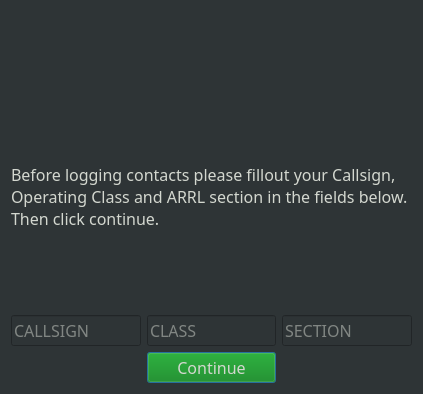
<?xml version="1.0" encoding="UTF-8"?>
<ui version="4.0">
 <class>Dialog</class>
 <widget class="QDialog" name="Dialog">
  <property name="geometry">
   <rect>
    <x>0</x>
    <y>0</y>
    <width>423</width>
    <height>394</height>
   </rect>
  </property>
  <property name="windowTitle">
   <string>Enter Callsign Etc.</string>
  </property>
  <property name="styleSheet">
   <string notr="true">background-color: rgb(46, 52, 54);
color: rgb(211, 215, 207);</string>
  </property>
  <layout class="QGridLayout" name="gridLayout">
   <item row="0" column="0" colspan="3">
    <widget class="QLabel" name="label">
     <property name="text">
      <string/>
     </property>
     <property name="pixmap">
      <pixmap>../icon/logo.png</pixmap>
     </property>
     <property name="scaledContents">
      <bool>true</bool>
     </property>
    </widget>
   </item>
   <item row="1" column="0" colspan="3">
    <widget class="QLabel" name="label_2">
     <property name="font">
      <font>
       <family>JetBrains Mono</family>
       <pointsize>12</pointsize>
      </font>
     </property>
     <property name="text">
      <string>Before logging contacts please fillout your Callsign, Operating Class and ARRL section in the fields below. Then click continue.</string>
     </property>
     <property name="textFormat">
      <enum>Qt::PlainText</enum>
     </property>
     <property name="alignment">
      <set>Qt::AlignLeading|Qt::AlignLeft|Qt::AlignTop</set>
     </property>
     <property name="wordWrap">
      <bool>true</bool>
     </property>
    </widget>
   </item>
   <item row="2" column="0">
    <widget class="QLineEdit" name="dialog_callsign">
     <property name="font">
      <font>
       <family>JetBrains Mono</family>
       <pointsize>12</pointsize>
       <bold>false</bold>
      </font>
     </property>
     <property name="toolTip">
      <string>Input your callsign.</string>
     </property>
     <property name="placeholderText">
      <string>CALLSIGN</string>
     </property>
    </widget>
   </item>
   <item row="2" column="1">
    <widget class="QLineEdit" name="dialog_class">
     <property name="font">
      <font>
       <family>JetBrains Mono</family>
       <pointsize>12</pointsize>
      </font>
     </property>
     <property name="toolTip">
      <string>Input your Field Day operating class.</string>
     </property>
     <property name="placeholderText">
      <string>CLASS</string>
     </property>
    </widget>
   </item>
   <item row="2" column="2">
    <widget class="QLineEdit" name="dialog_section">
     <property name="font">
      <font>
       <family>JetBrains Mono</family>
       <pointsize>12</pointsize>
      </font>
     </property>
     <property name="toolTip">
      <string>Input your ARRL section.</string>
     </property>
     <property name="placeholderText">
      <string comment="Input your ARRL section">SECTION</string>
     </property>
    </widget>
   </item>
   <item row="3" column="1">
    <widget class="QPushButton" name="continue_pushButton">
     <property name="font">
      <font>
       <family>JetBrains Mono</family>
       <pointsize>12</pointsize>
      </font>
     </property>
     <property name="styleSheet">
      <string notr="true">background-color: green;</string>
     </property>
     <property name="text">
      <string>Continue</string>
     </property>
     <property name="autoDefault">
      <bool>true</bool>
     </property>
     <property name="default">
      <bool>false</bool>
     </property>
     <property name="flat">
      <bool>false</bool>
     </property>
    </widget>
   </item>
  </layout>
 </widget>
 <resources/>
 <connections/>
</ui>
